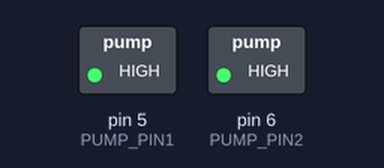
Simulated run of this sketch. Board: Arduino Uno, built with avr-gcc and run on an emulated ATmega328P. Shown: switched loads named in the sketch (green lamp = pin HIGH).

Above: at 1.0 s.
At 4.5 s:
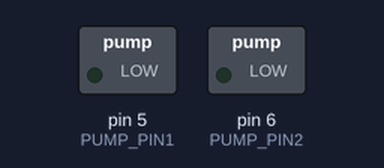
Timing chart, 0 to 9.1 s (numbered marks = the images above):
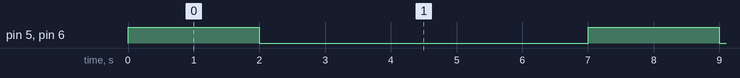

Measured:
- by itself, pin 5 (PUMP_PIN1), pin 6 (PUMP_PIN2): alternates HIGH for 2.0 s and LOW for 5.0 s

The sketch:

testPump.ino
```cpp
#define PUMP_PIN1 5
#define PUMP_PIN2 6

void setup() {
  pinMode(PUMP_PIN1, OUTPUT);
  pinMode(PUMP_PIN2, OUTPUT);

  // Sicherheit: Startzustand AUS
  digitalWrite(PUMP_PIN1, LOW);
  digitalWrite(PUMP_PIN2, LOW);
}

void loop() {
  // Pumpe EIN (2 Sekunden)
  digitalWrite(PUMP_PIN1, HIGH);
  digitalWrite(PUMP_PIN2, HIGH);
  delay(2000);

  // Pumpe AUS
  digitalWrite(PUMP_PIN1, LOW);
  digitalWrite(PUMP_PIN2, LOW);

  // 5 Sekunden warten
  delay(5000);
}
```
